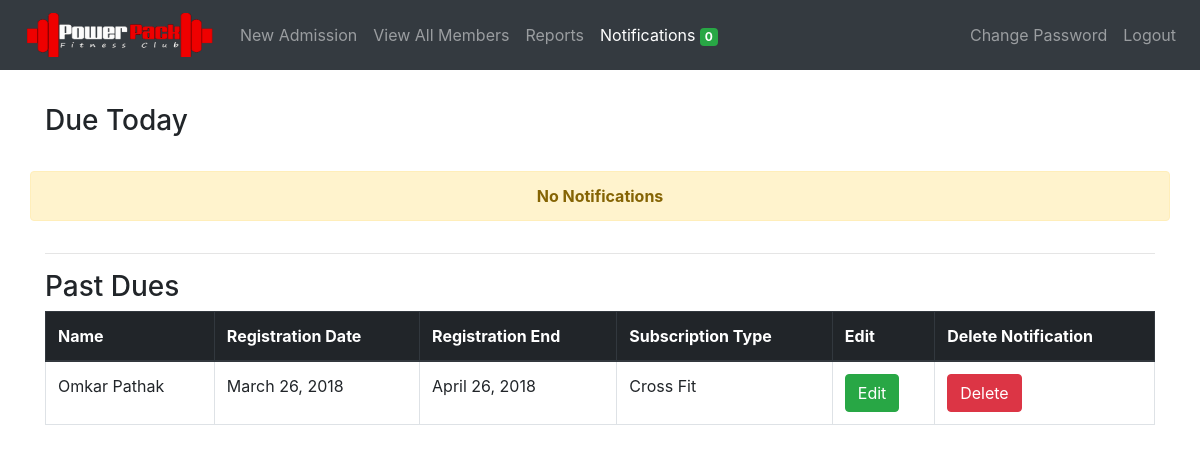
Before: /notifications/ (signed in) with the older database file.
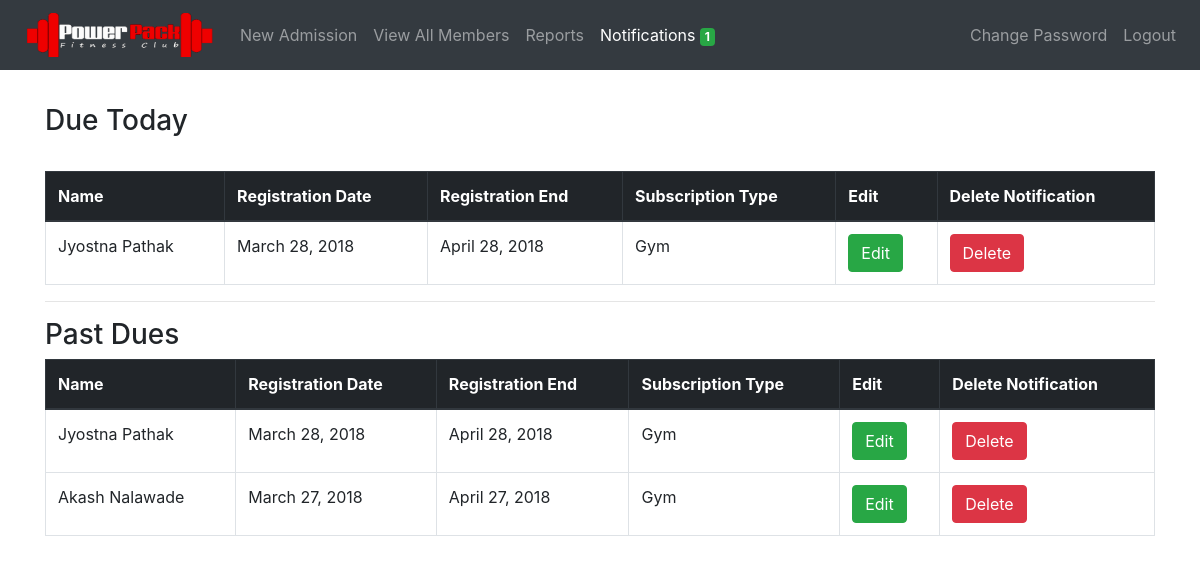
After: the same page with the newer database file.
### members/models.py (models this page shows, shortened)
class Member(models.Model):
	member_id = models.AutoField(primary_key=True)
	first_name = models.CharField(max_length=50)
	last_name = models.CharField(max_length=50)
	mobile_number = models.CharField(max_length=10, unique=True)
	email = models.EmailField(null=True, blank=True)
	address = models.CharField(max_length=300, blank=True)
	medical_history = models.CharField(max_length=300, blank=True, default='None')
	admitted_on = models.DateField(auto_now_add=True)
	registration_date = models.DateField()
	registration_upto = models.DateField()
	dob = models.DateField(default='dd/mm/yyyy')
	subscription_type  = models.CharField(
									max_length=30,
									choices=SUBSCRIPTION_TYPE_CHOICES,
									default=SUBSCRIPTION_TYPE_CHOICES[0][0])
	subscription_period = models.CharField(
									max_length=30,
									choices=SUBSCRIPTION_PERIOD_CHOICES,
									default=SUBSCRIPTION_PERIOD_CHOICES[0][0])
	amount = models.CharField(max_length=30)
	fee_status = models.CharField(
								max_length=30,
								choices=FEE_STATUS,
								default=FEE_STATUS[0][0])
	batch = models.CharField(
							max_length=30,
							choices=BATCH,
							default=BATCH[0][0])
	photo = models.FileField(upload_to='photos/', blank=True)
	notification = models.IntegerField(default=2, blank=True)

### notifications/views.py (the view)
# urls.py: path('notifications/', include('notifications.urls')),
def notifications(request):
    run_notifier()
    members_before = Member.objects.filter(
                                        registration_upto__lte=datetime.datetime.now(),
                                        notification=1)
    members_today = Member.objects.filter(
                                        registration_upto__gte=datetime.datetime.now(),
                                        registration_upto__lte=datetime.date.today() + datetime.timedelta(days=1),
                                        notification=1)
    pending = Member.objects.filter(fee_status='pending', notification=1)
    context = {
        'subs_end_today_count': get_notification_count(),
        'members_today': members_today,
        'members_before': members_before | pending,
    }
    return render(request, 'notifications.html', context)

### notifications/config.py (called while the page is built)
def get_notification_count():
    NOTIF_COUNT = Member.objects.filter(
        registration_upto__gte=datetime.datetime.now(),
        registration_upto__lte=datetime.date.today() + datetime.timedelta(days=2),
        notification=1).count()
    return NOTIF_COUNT

### notifications/templates/notifications.html
{% extends 'base.html' %}
{% block content %}
    <h3 style="margin-top: 3%; margin-bottom: 3%">Due Today</h3>
    {% if members_today %}
        <table class="table table-bordered">
            <thead class="thead-dark">
                <tr>
                    <th>Name</th>
                    <th>Registration Date</th>
                    <th>Registration End</th>
                    <th>Subscription Type</th>
                    <th>Edit</th>
                    <th>Delete Notification</th>
                </tr>
            </thead>
            <tbody>
                {% for member in members_today %}
                    <tr>
                        <td>{{ member.first_name }} {{ member.last_name }}</td>
                        <td>{{ member.registration_date }}</td>
                        <td>{{ member.registration_upto }}</td>
                        <td>{{ member.get_subscription_type_display }}</td>
                        <td>
                            <a href="/members/update/{{ member.member_id }}/"><button class="btn btn-success">Edit</button>
                            </a>
                        </td>
                        <td>
                            <a href="/notifications/delete/{{ member.member_id }}/"><button class="btn btn-danger">Delete</button>
                            </a>
                        </td>
                    </tr>
                {% endfor %}
            </tbody>
        </table>
    {% else %}
    <div class="row text-center">
        <div class="alert alert-warning col"> <strong>No Notifications</strong> </div>
    </div>
    {% endif %}
    <hr>
    <h3>Past Dues</h3>
    {% if members_before %}
    <table class="table table-bordered">
        <thead class="thead-dark">
            <tr>
                <th>Name</th>
                <th>Registration Date</th>
                <th>Registration End</th>
                <th>Subscription Type</th>
                <th>Edit</th>
                <th>Delete Notification</th>
            </tr>
        </thead>
        <tbody>
            {% for member in members_before %}
                <tr>
                    <td>{{ member.first_name }} {{ member.last_name }}</td>
                    <td>{{ member.registration_date }}</td>
                    <td>{{ member.registration_upto }}</td>
                    <td>{{ member.get_subscription_type_display }}</td>
                    <td>
                        <a href="/members/update/{{ member.member_id }}/"><button class="btn btn-success">Edit</button>
                        </a>
                    </td>
                    <td>
                        <a href="/notifications/delete/{{ member.member_id }}/"><button class="btn btn-danger">Delete</button>
                        </a>
                    </td>
                </tr>
            {% endfor %}
        </tbody>
    </table>
    {% else %}
    <div class="row text-center">
        <div class="alert alert-warning col"> <strong>No Notifications</strong> </div>
    </div>
    {% endif %}
{% endblock %}

Changed rows visible on the page:
no longer on this page (row edited): Member: first_name "Omkar", last_name "Pathak", registration_date "March 26, 2018", registration_upto "April 26, 2018", subscription_type "Cross Fit", shown under "Past Dues"
added Member: first_name "Jyostna", last_name "Pathak", registration_date "March 28, 2018", registration_upto "April 28, 2018", subscription_type "Gym"
added Member: first_name "Akash", last_name "Nalawade", registration_date "March 27, 2018", registration_upto "April 27, 2018", subscription_type "Gym", shown under "Past Dues"
Other visible differences:
{{ subs_end_today_count }}: "0" → "1"
text no longer shown: "No Notifications"
text now shown: "Name Registration Date Registration End Subscription Type Edit Delete Notification"
